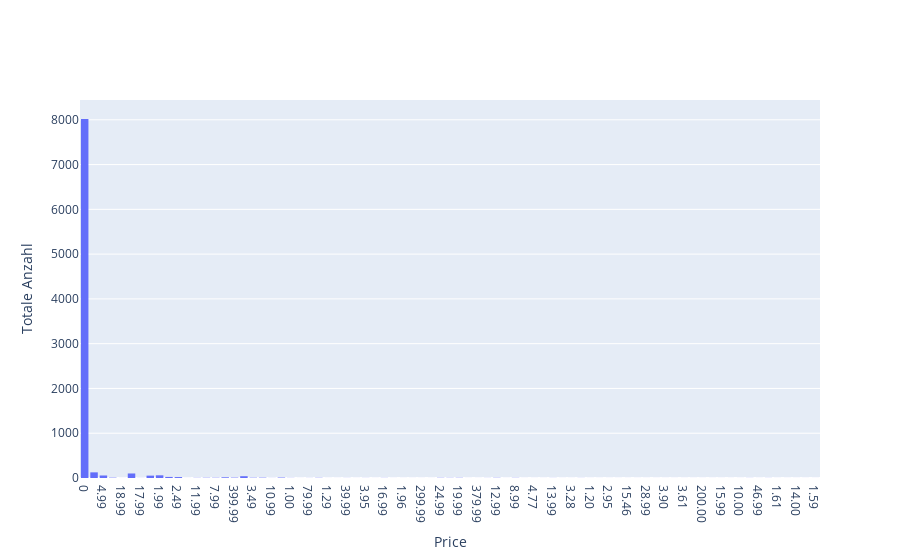

Notebook source saved alongside this figure:
### Code cell
data = [
    go.Histogram( x = X_train['Price'])
    ]

fig = go.Figure(data)
fig.update_xaxes(title_text='Price')
fig.update_yaxes(title_text='Totale Anzahl')
fig.show()

### Figure 1 — Plotly figure (JSON) as saved in the notebook; plotly's stock layout.template omitted (floating-point values rounded to 4 significant figures; data arrays with more than 128 entries replaced by an {"elided": "..."} marker saying what was removed)
{"data": [{"type": "histogram", "x": {"elided": "8672 str values"}}], "layout": {"xaxis": {"title": {"text": "Price"}}, "yaxis": {"title": {"text": "Totale Anzahl"}}}}
